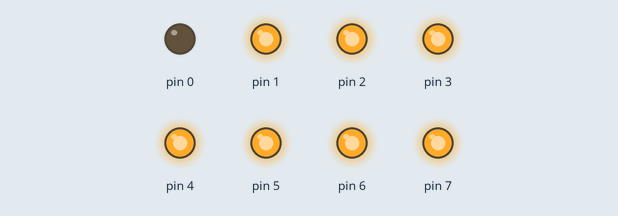
This sketch was run on a simulated Arduino Uno, built with avr-gcc and run on an emulated ATmega328P. On the bench: output pins drawn as LEDs (lit = HIGH).

Above: at 0.1 s.
At 1.1 s:
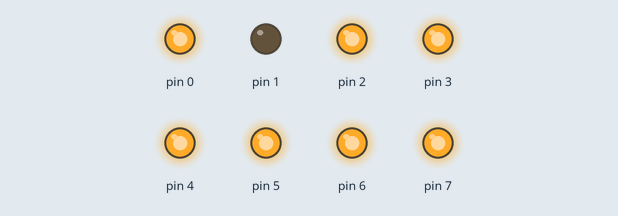
At 2.1 s:
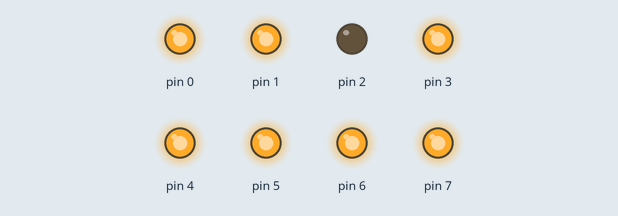
At 4.1 s:
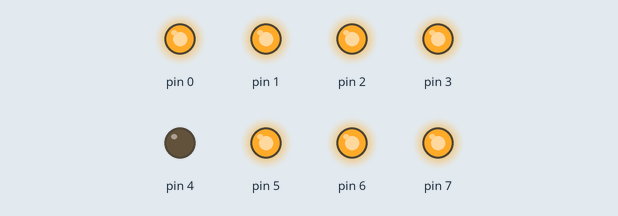
At 6.1 s:
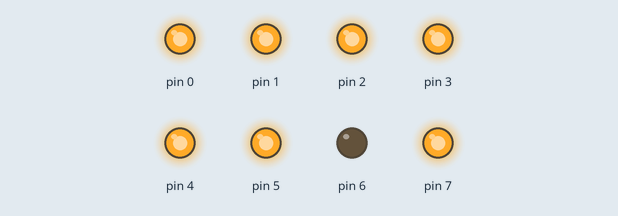
At 8.1 s:
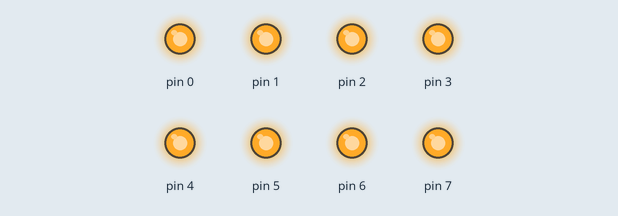
Timing chart, 0 to 9.6 s (numbered marks = the images above):
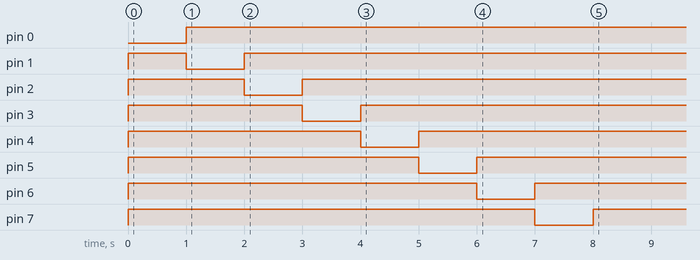

The sketch:

0602_Port_IO_Basic02.ino
```cpp
char num;
void setup() {
  // put your setup code here, to run once
  DDRD = 0xFF;
  num = 0x01;
  // Serial 통신을 통해 모니터로 확인하려 한다면 0,1번핀을
  // 사용할 수 없다.
}

void loop() {
  PORTD = ~num;
  if(num == 0x80){
    num = 1;
  }
  else{
    num = num << 1;
  }
  delay(1000);
}
```

Measured:
- by itself, pin 0: LOW → HIGH at 1.0 s
- by itself, pin 1: LOW → HIGH at 0.00 s, → LOW 1.0 s later, → HIGH 1.0 s later
- by itself, pin 2: LOW → HIGH at 0.00 s, → LOW 2.0 s later, → HIGH 1.0 s later
- by itself, pin 3: LOW → HIGH at 0.00 s, → LOW 3.0 s later, → HIGH 1.0 s later
- by itself, pin 4: LOW → HIGH at 0.00 s, → LOW 4.0 s later, → HIGH 1.0 s later
- by itself, pin 5: LOW → HIGH at 0.00 s, → LOW 5.0 s later, → HIGH 1.0 s later
- by itself, pin 6: LOW → HIGH at 0.00 s, → LOW 6.0 s later, → HIGH 1.0 s later
- by itself, pin 7: LOW → HIGH at 0.00 s, → LOW 7.0 s later, → HIGH 1.0 s later
